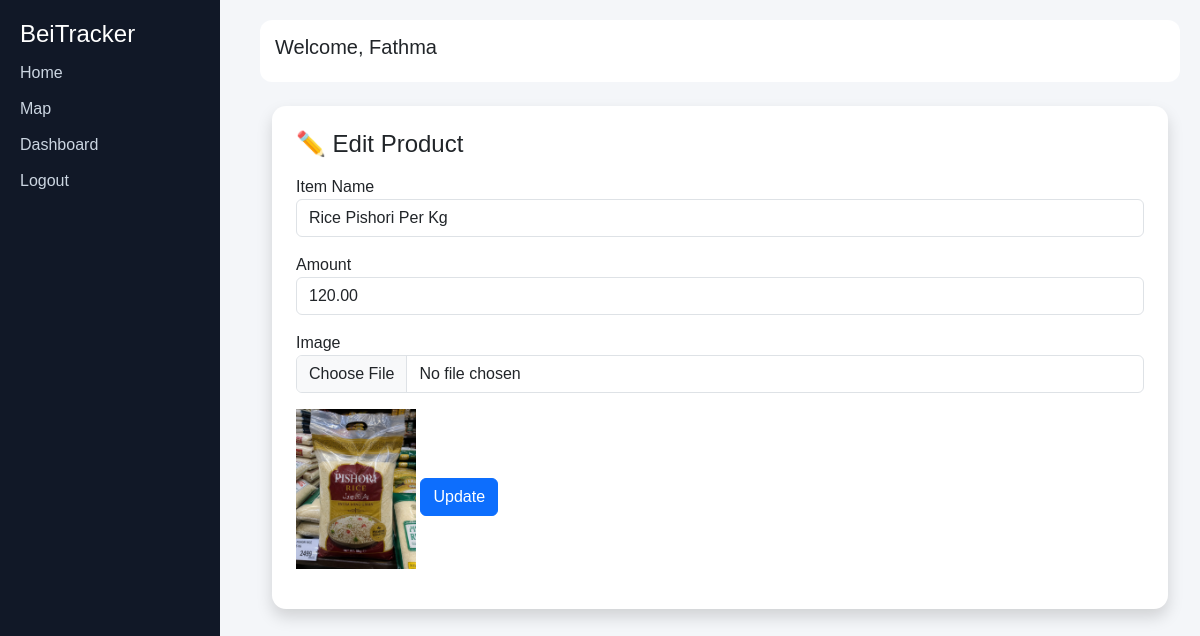
The app's page /edit/1/ (signed in) with its own data.
### prices/models.py (models this page shows, shortened)
class Price(models.Model):
    CATEGORY_CHOICES = (
        ('food', 'Food'),
        ('electronics', 'Electronics'),
        ('clothes', 'Clothes'),
        ('other', 'Other'),
    )
    shop = models.ForeignKey(Shop, on_delete=models.CASCADE, related_name='prices')
    item_name = models.CharField(max_length=150)
    amount = models.DecimalField(max_digits=10, decimal_places=2)
    image = models.ImageField(upload_to='items/', blank=True, null=True)
    category = models.CharField(max_length=20, choices=CATEGORY_CHOICES, default='food')
    date = models.DateTimeField(auto_now_add=True)
    class Meta:
        ordering = ['-date']
        unique_together = ('shop', 'item_name')

### prices/views.py (the view, shortened to what this page needs)
# urls.py: path('edit/<int:price_id>/', views.edit_price, name='edit_price'),
@login_required
def edit_price(request, price_id):
    price = get_object_or_404(Price, id=price_id, shop__owner=request.user)
    return render(request, "edit_price.html", {"price": price})

### templates/edit_price.html (shortened to what this page needs)
{% extends "base.html" %}
{% block content %}
<div class="container mt-4">
    <div class="card shadow p-4">
        <h4 class="mb-3">✏️ Edit Product</h4>
        <form method="POST" enctype="multipart/form-data">
            <label>Item Name</label>
            <input type="text" name="item_name" class="form-control mb-3"
                   value="{{ price.item_name }}" required>
            <label>Amount</label>
            <input type="number" name="amount" class="form-control mb-3"
                   value="{{ price.amount }}" required>
            <label>Image</label>
            <input type="file" name="image" class="form-control mb-3">
            {% if price.image %}
                <img src="{{ price.image.url }}" width="120" class="mb-3">
            {% endif %}
            <button class="btn btn-primary">Update</button>
        </form>
    </div>
</div>
{% endblock %}

### templates/base.html (shortened to what this page needs)
<!DOCTYPE html>
<html>
<head>
    <link href="https://cdn.jsdelivr.net/npm/bootstrap@5.3.0/dist/css/bootstrap.min.css" rel="stylesheet">
</head>
<body>
<div class="sidebar">
    <h4> BeiTracker</h4>
    <a href="{% url 'home' %}"> Home</a>
    <a href="{% url 'map' %}"> Map</a>
    {% if user.is_authenticated %}
        <a href="{% url 'dashboard' %}"> Dashboard</a>
        <a href="{% url 'logout' %}"> Logout</a>
    {% else %}
        <a href="{% url 'login' %}"> Login</a>
        <a href="{% url 'register' %}"> Register</a>
    {% endif %}
</div>
<div class="main">
    <div class="topbar">
        <h5>Welcome, {{ user.username|default:"Guest" }}</h5>
    </div>
    {% block content %}{% endblock %}
</div>
</body>
</html>

### templates/base.html (style rules this page uses)
body { background: #f4f6f9; font-family: Arial, sans-serif; }
.sidebar { width: 220px; height: 100vh; position: fixed; background: #111827; color: white; padding: 20px; }
.sidebar a { display: block; color: #cbd5e1; text-decoration: none; margin: 12px 0; }
.main { margin-left: 240px; padding: 20px; }
.card { border-radius: 14px; border: none; box-shadow: 0 5px 15px rgba(0,0,0,0.08); }
.topbar { background: white; padding: 15px; border-radius: 12px; margin-bottom: 20px; }

### records on screen
Price: item_name "Rice Pishori Per Kg", amount "120.00", image (picture)

### other values on screen
{{ user.username|default:"Guest" }} "Fathma"
